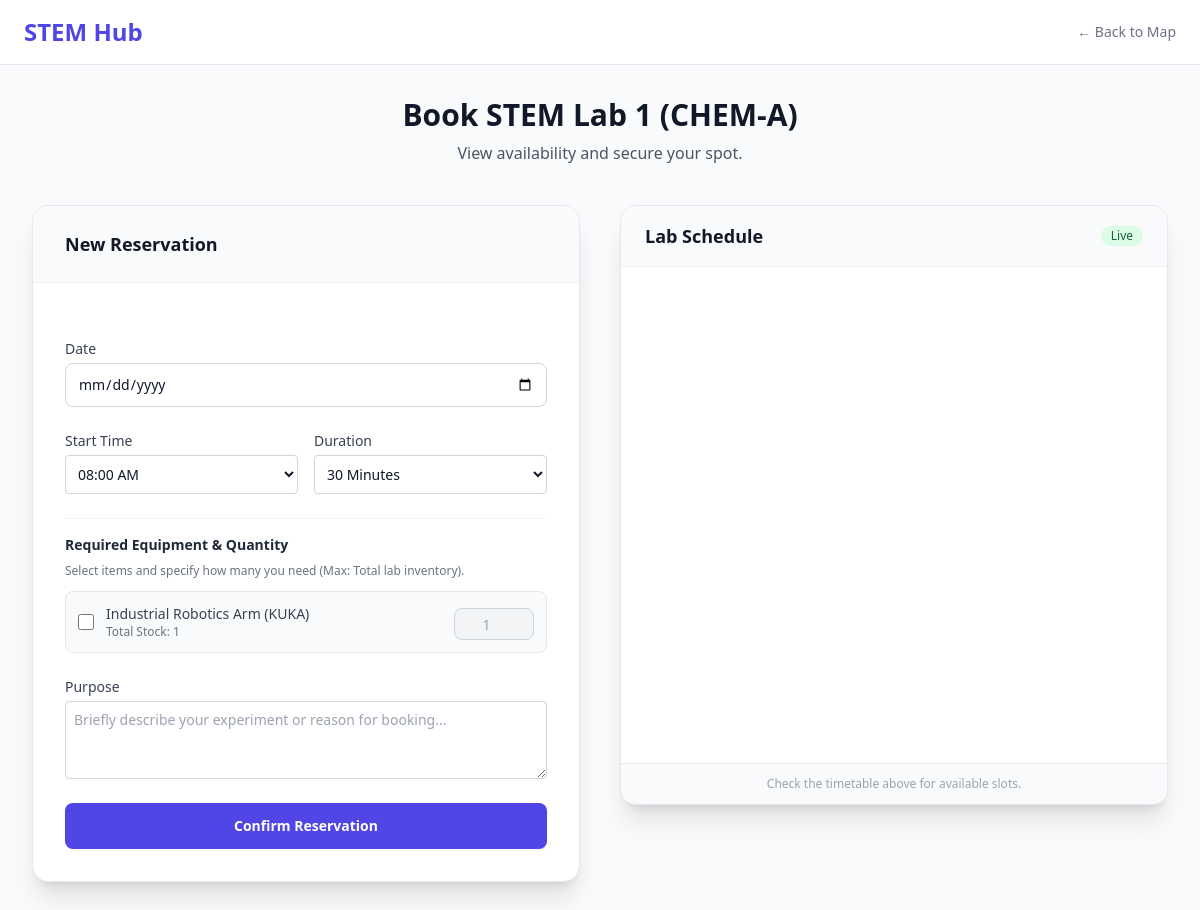
Before: /reservations/reserve/1/ (signed in) with the older database file.
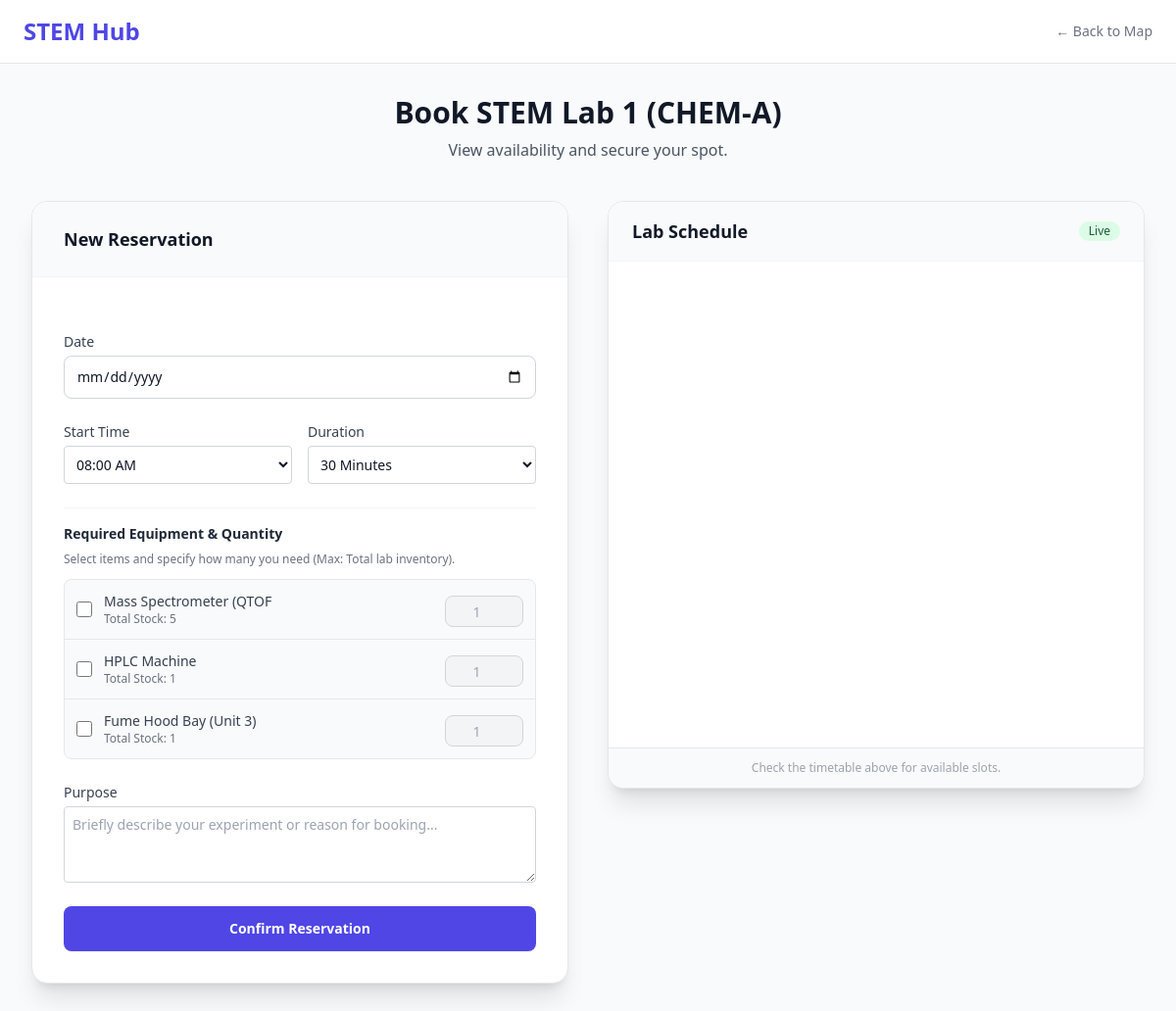
After: the same page with the newer database file.
### labs/models.py (models this page shows, shortened)
class Equipment(models.Model):
    lab = models.ForeignKey(Lab, related_name='equipment', on_delete=models.SET_NULL, null=True)
    name = models.CharField(max_length=200)
    serial_number = models.CharField(max_length=100, unique=True)
    description = models.TextField(null=True)
    is_operational = models.BooleanField(default=True)
    last_maintenance = models.DateField()
    quantity = models.IntegerField(default=1)

### reservations/views.py (the view)
# urls.py: path('reserve/<int:lab_id>/', views.make_reservation, name='make_reservation'),
@login_required
def make_reservation(request, lab_id):
    lab = get_object_or_404(Lab, pk=lab_id)
    initial_data = {}
    if 'date' in request.GET:
        initial_data['date'] = request.GET['date']
    if 'start_time' in request.GET:
        initial_data['start_time'] = request.GET['start_time']
    if request.method == 'POST':
        form = ReservationForm(request.POST, lab=lab, user=request.user)
        if form.is_valid():
            reservation = form.save(commit=False)
            reservation.user = request.user
            reservation.lab = lab
            reservation.save()
            form.save_m2m() # Important: Save the ManyToMany equipment data
            return redirect('reservations:success')
    else:
        form = ReservationForm(initial=initial_data, lab=lab, user=request.user)
    bookings = Reservation.objects.filter(
        lab=lab,
        date__gte=timezone.now().date()
    ).exclude(status='REJECTED').order_by('date', 'start_time')
    return render(request, 'reservations/reserve.html', {'form': form, 'bookings': bookings, 'lab': lab})

### notifications/context_processors.py (called while the page is built)
def user_notifications(request):
    if request.user.is_authenticated:
        notifs = Notification.objects.filter(recipient=request.user, is_read=False)
        return {
            'notifications_list': notifs,
            'unread_count': notifs.count()
        }
    return {}

### CORE/templates/reservations/reserve.html (shortened to what the changed rows need)
{% load static %}
<!DOCTYPE html>
<html lang="en">
<head>
    <script src="https://cdn.tailwindcss.com"></script>
</head>
<body class="bg-gray-50 font-sans text-gray-800 min-h-screen flex flex-col">
    <main class="flex-grow px-4 sm:px-6 lg:px-8 pb-12">
        <div class="max-w-6xl mx-auto">
            <div class="mb-10 text-center">
                <h1 class="text-3xl font-extrabold text-gray-900">Book {{ lab.name }}</h1>
            </div>
            <div class="grid grid-cols-1 lg:grid-cols-2 gap-10">
                <div class="bg-white rounded-2xl shadow-xl border border-gray-200 overflow-hidden h-fit">
                    <div class="px-8 py-6 border-b border-gray-100 bg-gray-50">
                        <h2 class="text-lg font-bold text-gray-900">New Reservation</h2>
                    </div>
                    <div class="p-8">
                        <form method="post" class="space-y-6">
                            <div class="border-t border-gray-100 pt-4 mt-4">
                                <div class="max-h-64 overflow-y-auto custom-scrollbar border border-gray-200 rounded-lg bg-gray-50">
                                    {% for item in form.fields.equipment.queryset %}
                                    <div class="flex items-center justify-between p-3 border-b border-gray-200 last:border-0 hover:bg-white transition">
                                        <div class="flex items-center h-5">
                                            <input type="checkbox" name="equipment" value="{{ item.id }}" id="eq_{{ item.id }}"
                                                   class="form-checkbox h-4 w-4 text-indigo-600 rounded border-gray-300 focus:ring-indigo-500 transition duration-150 ease-in-out"
                                                   onchange="toggleQuantityInput({{ item.id }})">
                                            <label for="eq_{{ item.id }}" class="ml-3 text-sm text-gray-700 cursor-pointer select-none">
                                                <span class="font-medium">{{ item.name }}</span>
                                                <span class="text-xs text-gray-500 block">Total Stock: {{ item.quantity }}</span>
                                            </label>
                                        </div>
                                        <div class="w-20">
                                            <input type="number" name="quantity_{{ item.id }}" id="qty_{{ item.id }}"
                                                   min="1" max="{{ item.quantity }}" value="1" disabled
                                                   class="text-xs p-1 h-8 text-center border-gray-300 rounded focus:ring-indigo-500 focus:border-indigo-500 disabled:bg-gray-100 disabled:text-gray-400">
                                        </div>
                                    </div>
                                    {% empty %}
                                        <div class="p-4 text-center text-sm text-gray-500 italic">No special equipment available for this lab.</div>
                                    {% endfor %}
                                </div>
                            </div>
                        </form>
                    </div>
                </div>
                <div class="bg-white rounded-2xl shadow-xl border border-gray-200 overflow-hidden flex flex-col h-[600px]">
                    <div class="px-6 py-4 border-b border-gray-100 bg-gray-50 flex justify-between items-center">
                        <h2 class="text-lg font-bold text-gray-900">Lab Schedule</h2>
                    </div>
                </div>
            </div>
        </div>
    </main>
</body>
</html>

Changed rows visible on the page:
removed Equipment: name "Industrial Robotics Arm (KUKA)", quantity "1"
added Equipment: name "Mass Spectrometer (QTOF", quantity "5"
added Equipment: name "HPLC Machine", quantity "1"
added Equipment: name "Fume Hood Bay (Unit 3)", quantity "1"
